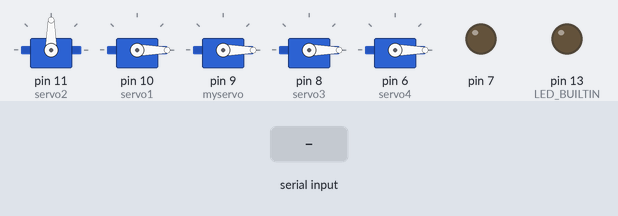
Bench run of a sketch on a simulated Arduino Uno, built with avr-gcc and run on an emulated ATmega328P. Parts: 5 × servo, output pins drawn as LEDs (lit = HIGH). The test bench sets the inputs (shaded band).

Above: at 1.2 s.
1.3 s: "f" received over Serial
At 2.0 s:
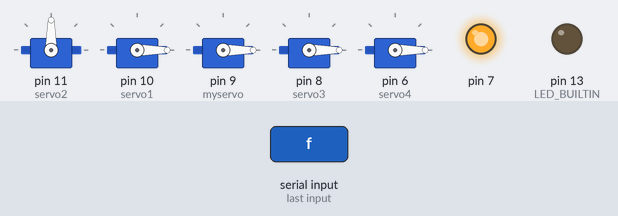
2.9 s: "h" received over Serial
At 4.1 s:
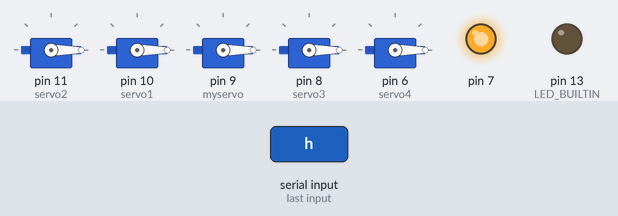
4.4 s: "e" received over Serial
At 5.5 s:
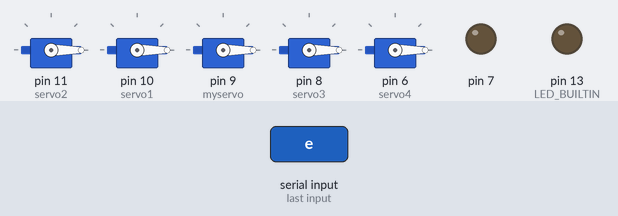
5.9 s: "f" received over Serial
At 6.7 s:
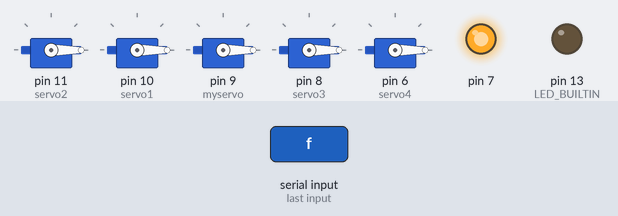
7.5 s: byte 108 ('l') received over Serial
At 7.8 s:
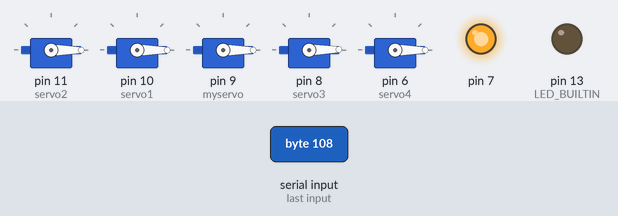
9.0 s: byte 109 ('m') received over Serial
At 10.2 s:
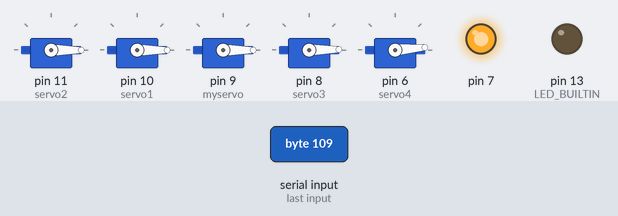
Timing chart, 0 to 11.5 s (numbered marks = the images above; inputs shaded):
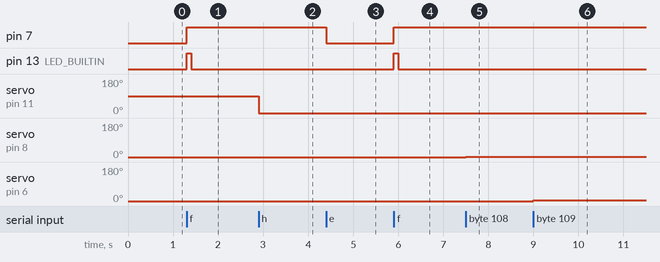

The sketch:

Final_working_with_vaccume.ino
```cpp
#include <Servo.h>

int inbyte = '0';

Servo myservo;  // base  rotstion
Servo servo1;   // base up down
Servo servo2;   // 35kg
Servo servo3;   //spider bot
Servo servo4;   //mg95

int servo0pos = 0;
int servo1pos = 0;
int servo2pos = 0;
int servo3pos = 0;
int servo4pos = 0;

// create servo object to control a servo
// twelve servo objects can be created on most boards
// variable to store the servo position

void setup() {
  Serial.begin(9600);
  servo2.attach(11);
  servo1.attach(10);
  myservo.attach(9);
  servo3.attach(8);
  servo4.attach(6);
  pinMode(7,OUTPUT);
  pinMode(LED_BUILTIN, OUTPUT);
  myservo.write(0);
  servo1.write(0);
  servo2.write(90);
  servo3.write(0);
  servo4.write(0);
  // attaches the servo on pin 9 to the servo object
}

void loop() {
  if(Serial.available()>0){
    inbyte = Serial.read();


    if(inbyte == 'a'){
      servo1pos = servo1pos + 1;
      servo1.write(servo1pos);

    }
    if(inbyte == 'b'){
      servo1pos = servo1pos - 1;
      servo1.write(servo1pos);
    }
    if(inbyte == 'c'){
      servo0pos = servo0pos + 1;
      myservo.write(servo0pos);
    }
    if(inbyte == 'd'){
      servo0pos = servo0pos - 1;
      myservo.write(servo0pos);
    }
    if(inbyte == 'e'){
      digitalWrite(7,LOW);

    }
    if(inbyte == 'f'){
      digitalWrite(7,HIGH);
      digitalWrite(LED_BUILTIN, HIGH);   // turn the LED on (HIGH is the voltage level)
        delay(100);                       // wait for a second
        digitalWrite(LED_BUILTIN, LOW);    // turn the LED off by making the voltage LOW
        delay(100);

    }
    if(inbyte == 'g'){
      servo0pos = 0;
      servo1pos = 0;
      servo2pos = 90;
      servo3pos = 0;
      servo4pos = 0;
      servo4.write(0);
      delay(400);
      servo3.write(0);
      delay(400);
      servo2.write(90);
      delay(200);
      servo1.write(0);
      delay(200);
      myservo.write(0);

    }
    if(inbyte == 'h'){
      servo2pos = servo2pos - 1;
      servo2.write(servo2pos);
    }
    if(inbyte == 'i'){
      servo2pos = servo2pos + 1;
      servo2.write(servo2pos);
    }
    if(inbyte == 'j'){


    }
    if(inbyte == 'k'){
      servo3pos = servo3pos - 1;
      servo3.write(servo3pos);
    }
    if(inbyte == 'l'){
      servo3pos = servo3pos + 1;
      servo3.write(servo3pos);
    }
    if(inbyte == 'm'){
      servo4pos = servo4pos + 5;
      servo4.write(servo4pos);
    }
    if(inbyte == 'n'){
      servo4pos = servo4pos - 5;
      servo4.write(servo4pos);
    }
    if(inbyte == 'o'){

    }
    if(inbyte == 'p'){

    }
  }

}
```

Measured:
- after the input at 1.3 s, pin 7: LOW → HIGH at once; pin 13 (LED_BUILTIN): LOW → HIGH at once, → LOW 0.10 s later
- after the input at 2.9 s, servo on pin 11 (servo2): 90° → 0° at once
- after the input at 4.4 s, pin 7: HIGH → LOW at once
- after the input at 5.9 s, pin 7: LOW → HIGH at once; pin 13 (LED_BUILTIN): LOW → HIGH at once, → LOW 0.10 s later
- after the input at 7.5 s, servo on pin 8 (servo3): 0° → 1° at once
- after the input at 9.0 s, servo on pin 6 (servo4): 0° → 5° at once
